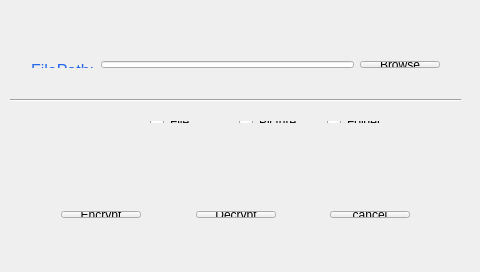
<?xml version="1.0" encoding="UTF-8"?>
<ui version="4.0">
 <class>Widget</class>
 <widget class="QWidget" name="Widget">
  <property name="geometry">
   <rect>
    <x>0</x>
    <y>0</y>
    <width>480</width>
    <height>272</height>
   </rect>
  </property>
  <property name="windowTitle">
   <string>Widget</string>
  </property>
  <widget class="Line" name="line">
   <property name="geometry">
    <rect>
     <x>10</x>
     <y>90</y>
     <width>451</width>
     <height>20</height>
    </rect>
   </property>
   <property name="orientation">
    <enum>Qt::Horizontal</enum>
   </property>
  </widget>
  <widget class="QWidget" name="layoutWidget">
   <property name="geometry">
    <rect>
     <x>20</x>
     <y>50</y>
     <width>431</width>
     <height>29</height>
    </rect>
   </property>
   <layout class="QHBoxLayout" name="horizontalLayout">
    <item>
     <widget class="QLabel" name="filepathlabel">
      <property name="text">
       <string>&lt;html&gt;&lt;head/&gt;&lt;body&gt;&lt;p&gt;&lt;span style=&quot; font-size:12pt; color:#2267ec;&quot;&gt;FilePath:&lt;/span&gt;&lt;/p&gt;&lt;/body&gt;&lt;/html&gt;</string>
      </property>
     </widget>
    </item>
    <item>
     <widget class="QLineEdit" name="filepathlineEdit"/>
    </item>
    <item>
     <widget class="QPushButton" name="browseButton">
      <property name="text">
       <string>Browse</string>
      </property>
     </widget>
    </item>
   </layout>
  </widget>
  <widget class="QWidget" name="layoutWidget">
   <property name="geometry">
    <rect>
     <x>50</x>
     <y>110</y>
     <width>371</width>
     <height>24</height>
    </rect>
   </property>
   <layout class="QHBoxLayout" name="horizontalLayout_2">
    <item>
     <widget class="QLabel" name="typelabel">
      <property name="text">
       <string>&lt;html&gt;&lt;head/&gt;&lt;body&gt;&lt;p&gt;&lt;span style=&quot; font-size:12pt; color:#2267ec;&quot;&gt;Target:&lt;/span&gt;&lt;/p&gt;&lt;/body&gt;&lt;/html&gt;</string>
      </property>
     </widget>
    </item>
    <item>
     <widget class="QRadioButton" name="fileradioButton">
      <property name="text">
       <string>File</string>
      </property>
     </widget>
    </item>
    <item>
     <widget class="QRadioButton" name="pictureradioButton">
      <property name="text">
       <string>Picture</string>
      </property>
     </widget>
    </item>
    <item>
     <widget class="QRadioButton" name="folderradioButton">
      <property name="text">
       <string>Folder</string>
      </property>
     </widget>
    </item>
   </layout>
  </widget>
  <widget class="QWidget" name="layoutWidget">
   <property name="geometry">
    <rect>
     <x>50</x>
     <y>200</y>
     <width>371</width>
     <height>29</height>
    </rect>
   </property>
   <layout class="QHBoxLayout" name="horizontalLayout_3">
    <item>
     <widget class="QPushButton" name="encryptButton">
      <property name="text">
       <string>Encrypt</string>
      </property>
     </widget>
    </item>
    <item>
     <spacer name="horizontalSpacer">
      <property name="orientation">
       <enum>Qt::Horizontal</enum>
      </property>
      <property name="sizeHint" stdset="0">
       <size>
        <width>40</width>
        <height>20</height>
       </size>
      </property>
     </spacer>
    </item>
    <item>
     <widget class="QPushButton" name="decryptButton">
      <property name="text">
       <string>Decrypt</string>
      </property>
     </widget>
    </item>
    <item>
     <spacer name="horizontalSpacer_2">
      <property name="orientation">
       <enum>Qt::Horizontal</enum>
      </property>
      <property name="sizeHint" stdset="0">
       <size>
        <width>40</width>
        <height>20</height>
       </size>
      </property>
     </spacer>
    </item>
    <item>
     <widget class="QPushButton" name="cancelButton">
      <property name="text">
       <string>cancel</string>
      </property>
     </widget>
    </item>
   </layout>
  </widget>
 </widget>
 <layoutdefault spacing="6" margin="11"/>
 <resources/>
 <connections/>
</ui>
